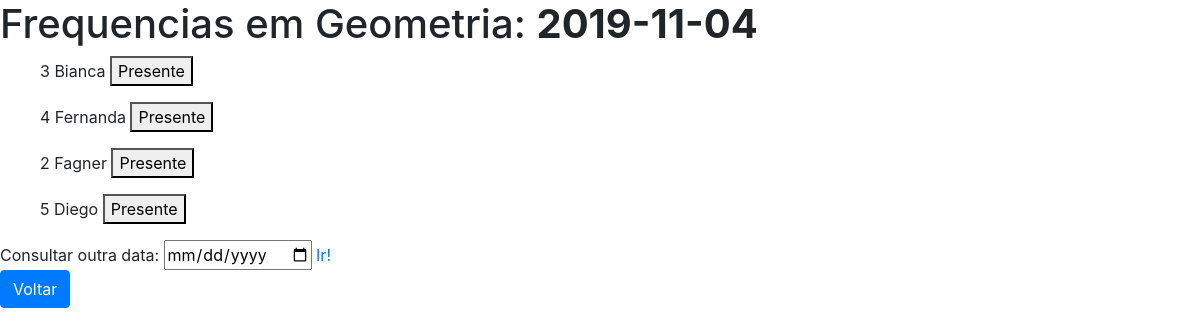
/frequencias/2/2019-11-04, run on an earlier commit of the app's database.
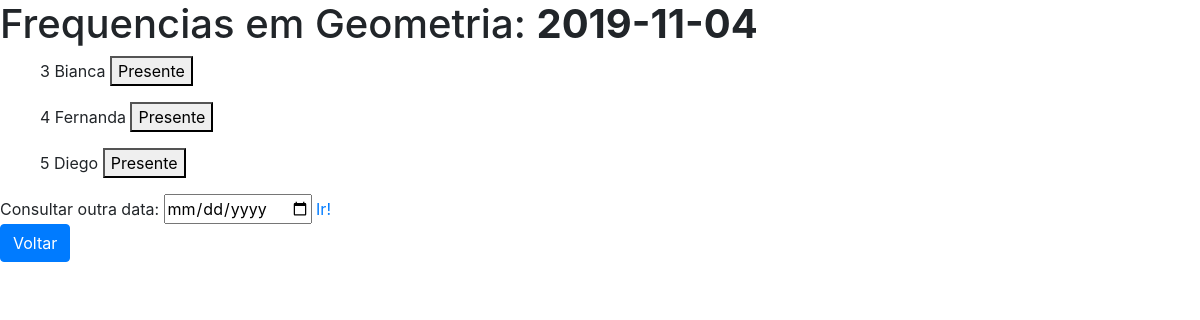
And on a later commit of the database.
### products/models.py (models this page shows, shortened)
class Frequencia(models.Model):
    id = models.AutoField(primary_key=True)
    presente = models.IntegerField()
    data = models.CharField(max_length=100, null=True)
    aluno = models.ForeignKey(Aluno, on_delete=models.CASCADE, null=True)
    discliplina = models.ForeignKey(Disciplina, on_delete=models.CASCADE, null=True)

class Aluno(models.Model):
    id = models.AutoField(primary_key=True)
    nomeAluno = models.CharField(max_length=100)
    def __str__(self):
        return self.nomeAluno

### products/views.py (the view)
# urls.py: path('frequencias/<int:id>/<str:date>', list_frequencias, name='list_frequencias'),
def list_frequencias(request, id, date):
    alunos = Frequencia.objects.filter(discliplina_id=id, data=date)
    disciplina_nome = Disciplina.objects.filter(id=id);
    if (alunos.count() == 0):
        alunos = prepararChamada(id, date)
    return render(request, 'frequencias.html',
                  {'alunos': alunos, 'dataFreq': date, 'disciplina_id': id, 'disciplina_nome': disciplina_nome[0]})

### products/models.py (called while the page is built)
    def __str__(self):
        return self.nomeDisciplina

### products/templates/frequencias.html (shortened to what this page needs)
<!doctype html>
<html lang="en">
<head>
    <link href="https://stackpath.bootstrapcdn.com/bootstrap/4.3.1/css/bootstrap.min.css" rel="stylesheet">
</head>
<body>
    <h1>Frequencias em {{disciplina_nome}}: <b>{{dataFreq}}</b> </h1>
    {% for aluno in alunos %}
    <ul>
            <li> {{ aluno.aluno_id }}</li>
            <li> {{ aluno.aluno }}</li>
            <li> <a href="{% url 'change_status' aluno.discliplina.id aluno.aluno.id dataFreq  %}"><button  name="addpresenca" class="addPresenca" class="btn">
                Presente</button></a></li>
    </ul>
    {% endfor %}
    Consultar outra data: <input id="novaData" type="date" onchange=changeDate()>
    <a id="change-date" href="{% url 'list_frequencias' disciplina_id dataFreq %}">Ir!</a>
    <Br>
    <a href="/disciplinas/"><input name="backbutton" type="button" class="btn btn-primary" value="Voltar"></input></a>
</body>
</html>

What changed in the data, as far as the page shows it:
removed Frequencia: aluno_id "2", aluno "Fagner"
